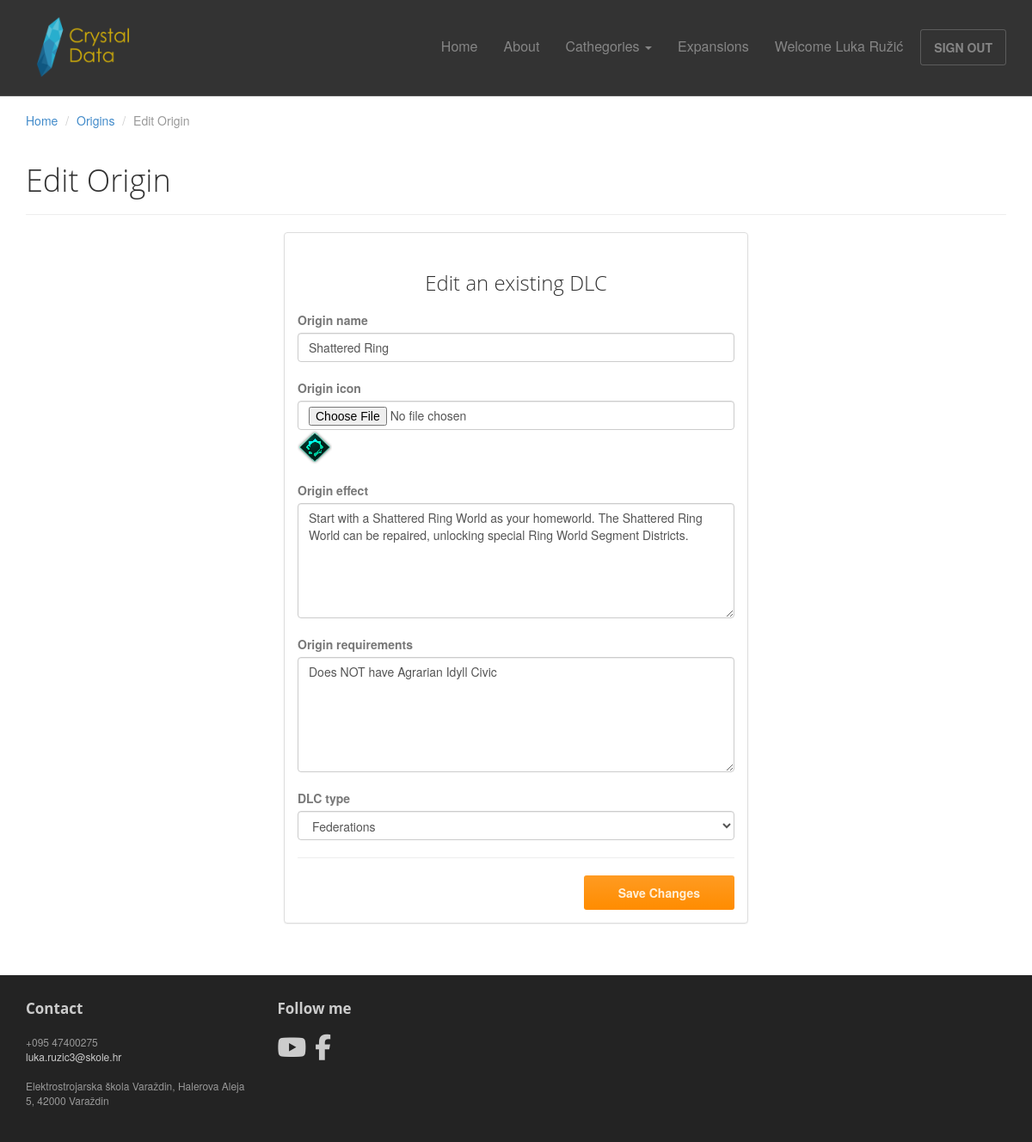
Page /EditOrigin.php?id=7 (signed in) on the committed database.
### tables this page shows
CREATE TABLE `origins` (
  `origin_id` int NOT NULL,
  `origin_icon` varchar(400) NOT NULL,
  `origin_name` varchar(50) NOT NULL,
  `origin_effect` varchar(1000) NOT NULL,
  `origin_requirements` varchar(1000) NOT NULL,
  `DLC_id` int NOT NULL
);

### web/includes/baza.php (called while the page is built, shortened)
<?php
	class Baza{
		private function spojiDB(){
			$veza = new mysqli(self::SERVER,self::KORISNICKO_IME,self::LOZINKA,self::BAZA_PODATAKA);
			$veza->query("set names 'utf8'");
			return $veza;
		}
		function dohvatiDB($upit){
			$veza = $this->spojiDB();
			$rezultat = $veza->query($upit);
			return $rezultat;
		}
	}
?>

### web/EditOrigin.php (the view, shortened to what this page needs)
<?php
require "includes/session/provjera-prijava.php";
?>
<!DOCTYPE html>
<html lang="en">
<head>
    <?php
        include "includes/head.php";
    ?>
</head>
<body>
    <header>
        <?php include "includes/zaglavlje.php"; ?>
    </header>
    <header id="head" class="secondary"></header>
    <main>
            <?php
                require_once "includes/baza.php";
                $baza = new Baza();
                $Origin_id = $_GET["id"];
                $upit = "select origin_icon, origin_name, origin_effect, origin_requirements, dlc_id from origins where origin_id = $Origin_id";
                $rezultat = $baza->dohvatiDB($upit);
                while($red = $rezultat->fetch_array()){
                    $OriginIcon = $red["origin_icon"];
                    $OriginName = $red["origin_name"];
                    $OriginEffect = $red["origin_effect"];
                    $OriginRequ = $red["origin_requirements"];
                    $OriginDLC = $red["dlc_id"];
					$lokacija = "assets/images/Stellaris_slike/Origins/";
					$lokacija = $lokacija . basename($OriginIcon);
                }
            ?>
	<div class="container">
		<ol class="breadcrumb">
			<li><a href="index.php">Home</a></li>
			<li><a href="expansions.php">Origins</a></li>
			<li class="active">Edit Origin</li>
		</ol>
		<div class="row">
			<article class="col-xs-12 maincontent">
				<header class="page-header">
					<h1 class="page-title">Edit Origin</h1>
				</header>
				<div class="col-md-6 col-md-offset-3 col-sm-8 col-sm-offset-2">
					<div class="panel panel-default">
						<div class="panel-body">
							<h3 class="thin text-center">Edit an existing DLC</h3>
							<form method="post" action="EditExpansionsSave.php" enctype="multipart/form-data">
								<div class="top-margin">
									<label for="origin_name">Origin name</label>
									<input type="text" name="origin_name" id="origin_name" class="form-control" required autofocus value="<?php echo $OriginName;?>">
								</div>
                                <div class="top-margin">
									<label>Origin icon</label>
									<input type="file" name="origin_icon" id="origin_icon" class="form-control" ><img src="<?php echo $lokacija ?>" alt=" <?php echo $dlcIkona ?>" />
								</div>
								<div class="top-margin">
									<label>Origin effect</label>
									<textarea rows="6" type="text" name="origin_effect" id="origin_effect" class="form-control" required><?php echo $OriginEffect;?></textarea>
								</div>
								<div class="top-margin">
									<label>Origin requirements</label>
									<textarea rows="6" type="text" name="origin_requirements" id="origin_requirements" class="form-control" required><?php echo $OriginRequ;?></textarea>
								</div>
								<div class="top-margin">
									<label>DLC type</label>
									<select name="dlc_id" id="dlc_id" class="form-control">
                                    <?php
                                            require_once "includes/baza.php";
                                            $baza = new Baza();
                                            $upit = "select dlc_id, dlc_name from dlc order by dlc_id = $OriginDLC desc";
                                            $rezultat = $baza->dohvatiDB($upit);
                                            while($red = $rezultat->fetch_array()){
                                                echo "<option value='{$red["dlc_id"]}'>{$red["dlc_name"]}</option>";
                                            }
                                        ?>
                                    </select>
								</div>
								<hr>
								<div class="row">
									<div class="col-lg-12 text-right">
										<button class="btn btn-action" name="submit" type="submit">Save Changes</button>
									</div>
								</div>
							</form>
						</div>
					</div><br><br>
				</div>
			</article>
		</div>
	</div>
    </main>
    <footer>
        <?php include "includes/footer.php"; ?>
    </footer>
</body>
</html>

### web/assets/css/style.css (style rules this page uses)
#head { background-size: cover; min-height:520px; text-align: center; padding-top:150px; color:white; font-family:"Open sans", Helvetica, Arial; font-weight:300; }
#head.secondary { height:100px; min-height: 100px; padding-top:0px; }
h1, h2, h3, h4, h5, h6 { font-family:"Open sans", Helvetica, Arial; }
h1, .h1, h2, .h2, h3, .h3 { margin-top:30px; }
label { color: #777; }
.thin { font-weight:300; }
.page-title { margin-top:20px; font-weight:300; }
.breadcrumb { background:none; padding:0; margin:30px 0 0px 0; }
.top-margin { margin-top:20px; }
img { max-width: 200px; }

### rows in the picture
origins: origin_name "Shattered Ring", origin_effect "Start with a Shattered Ring World as your homeworld. The Shattered Ring World can be repaired, unlocking special Ring World Segment Districts.", origin_requirements "Does NOT have Agrarian Idyll Civic"

### other values in the picture
$_SESSION["korisnicko_ime"] "Luka Ružić"
form field dlc_id "Federations"
